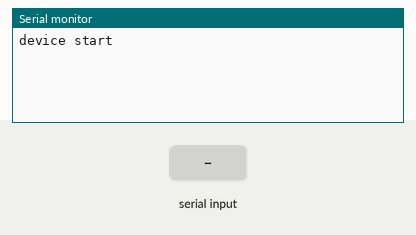
This sketch was run on a simulated Arduino Mega 2560, built with avr-gcc and run on an emulated ATmega2560. Parts: the last lines printed to the serial monitor. The test bench sets the inputs (shaded band).

Above: at 1.2 s.
1.3 s: "1\n" received over the second serial link
At 1.7 s:
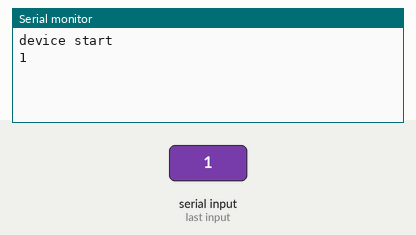
2.8 s: "0\n" received over the second serial link
At 4.1 s:
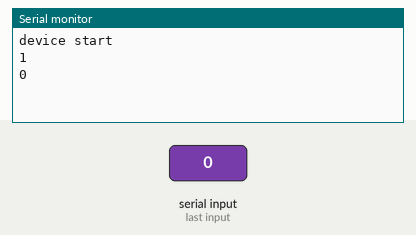

The sketch:

_____arduino_code.ino
```cpp
#define RootPowerEnablePin A1


void setup() {
pinMode(RootPowerEnablePin, OUTPUT);
digitalWrite(RootPowerEnablePin, HIGH);
Serial.begin(115200);
Serial1.begin(115200);

while(!Serial){

}

Serial.print("device start\n");


}


void loop() {


        if (Serial.available() > 0) {

                //incomingByte = Serial.read();


                //Serial.write(incomingByte);
                String cmd;
                cmd = Serial.readString();

                //Serial1.print(Serial.readString());
                //Serial.print(cmd);
                //Serial.println(cmd.length());
                Serial1.print(cmd + '\r');

        //delay(1000);
        }


        if (Serial1.available() > 0) {
                char a=Serial1.read();
                Serial.print(a);
        }

}
```

DS1.cpp
```cpp
#include "DS1.h"

//public
DS1::DS1()
{

}


void DS1::InitRFModule(RFType type)
{
	this->currentRfType = type;
	int cmdIndex = 0;
	char *cmd[] = { "LoraSystemMode inNormal\r","LoraMode SLAVE\r","LoraMode MASTER\r" };

	switch (type)
	{
	case RFType_LoRaLan_Slave:


		Serial.begin(9600);
		Serial1.begin(9600);

		Serial.print("LoraSystemMode inNormal");

		while (!SendAtCommand(cmd[cmdIndex])) { delay(1000); }


		Serial.print("LoraSystemMode Slave");
		cmdIndex = 1;

		while (!SendAtCommand(cmd[cmdIndex])) { delay(1000); }


		break;
	case RFType_LoRaLan_Master:


		Serial.begin(9600);
		Serial1.begin(9600);

		Serial.print("LoraSystemMode inNormal");

		while (!SendAtCommand(cmd[cmdIndex])) { delay(1000); }


		Serial.print("LoraSystemMode Master");
		cmdIndex = 2;

		while (!SendAtCommand(cmd[cmdIndex])) { delay(1000); }


		break;

	}

	Serial.println("RF module init finish");

}

//Power control


void DS1::EnablePower(PowerType powerType, bool enable)
{
	int targetPin = 0;

	switch (powerType)
	{
	case AllPower:

		break;
	case RootPower:
		targetPin = RootPowerEnablePin;
		break;
	case AnalogPower:
		targetPin = AnalogPowerEnablePin;
		break;
	case I2CPower:
		targetPin = I2CPowerEnablePin;
		break;
	case DigtialPower:
		targetPin = DigitalPowerEnablePin;
		break;
	}

	if (powerType== AllPower)
	{
		Serial.println("All power enable");
		pinMode(RootPowerEnablePin, OUTPUT);
		digitalWrite(RootPowerEnablePin, enable);
		pinMode(AnalogPowerEnablePin, OUTPUT);
		digitalWrite(AnalogPowerEnablePin, enable);
		pinMode(I2CPowerEnablePin, OUTPUT);
		digitalWrite(I2CPowerEnablePin, enable);
		pinMode(DigitalPowerEnablePin, OUTPUT);
		digitalWrite(DigitalPowerEnablePin, enable);
	}
	else
	{
		pinMode(targetPin, OUTPUT);
		digitalWrite(targetPin, enable);
	}

}


//LoRa
void DS1::SendDataToMaster(char *buffer,int dataLength)
{
	//int sendLength=0;
	//char codeBuffer[MAX_PACKAGE_SIZE]={0};
	//sendLength=Base64encode(codeBuffer, buffer, dataLength);
	switch (this->currentRfType)
	{
	case RFType_LoRaLan_Slave:
		Serial1.write(cmdSendData, strlen(cmdSendData));
		Serial1.write(' ');
		Serial1.write(buffer, dataLength);
		Serial1.write(endSymbol);

		this->resetRecv();
		break;
	}


}

void DS1::GetSelfLoraAddress(char *buffer,int bufferLength)
{
	char *cmd="LoraGetMyAddr";

	memset(buffer,0,bufferLength);

	Serial1.write(cmd,strlen(cmd));
	Serial1.write(endSymbol);
	readDataFromSerial(buffer,100);
}

bool DS1::SendAtCommand(char *cmd)
{
	bool succeed = 0;
	int recvLen = 0;
	const int maxBufSize = 20;
	char recvBuf[maxBufSize] = { 0 };

	Serial1.write(cmd, strlen(cmd));
	memset(recvBuf, 0, maxBufSize);
	recvLen = this->readDataFromSerial(recvBuf, 100);
	if (recvLen == 2 && strcmp("OK", recvBuf) == 0)
	{
		succeed = 1;
		Serial.println("[OK]");
	}
	else
	{
		succeed = 0;
		Serial.println("[Failed]");
	}
	return succeed;
}

bool DS1::JoinNode(char *address)
{
	bool isSucceed = 0;
	char *cmd = "LoraJoinNode ";
	char cmdEndSymbol = '\r';
	int recvLen = 0;
	const int maxBufSize = 20;
	char recvBuf[maxBufSize] = { 0 };

	Serial.print("Add node:[");
	Serial.print(address);
	Serial.println("]");

	for (int i = 0; i <1; i++)
	{
		Serial1.write(cmd, strlen(cmd));
		Serial1.write(address, strlen(address));
		Serial1.write(cmdEndSymbol);

		recvLen = this->readDataFromSerial(recvBuf, 100);
		if (recvLen == 2 && strcmp("OK", recvBuf) == 0)
		{
			Serial.println("Command OK!");
		}

		//recvLen = this->readDataFromSerial(recvBuf, this->loraResponseWaitTimeout);
		recvLen = this->readDataFromSerial(recvBuf, 100);
		if (recvLen == 6 && strcmp("JoinOK", recvBuf) == 0)
		{
			Serial.print(address);
			Serial.println(" Join OK!");
			//cout << "Ready to send data to[" << address << "]" << endl;
			isSucceed = 1;
			break;
		}
	}

	return isSucceed;
}


//MQTT
void DS1::Publish(byte *sendPayload, int len, byte topicId)
{
	this->sendBuffer[0] = (byte)len + MQTT_HEADER_SIZE;
	this->sendBuffer[1] = (byte)PublishType;
	this->sendBuffer[2] = topicId; //topic id
	for (int i = 0; i<len; i++)
	{
		this->sendBuffer[i + MQTT_HEADER_SIZE] = sendPayload[i];
	}
	this->SendDataToMaster(this->sendBuffer, len + MQTT_HEADER_SIZE);
}

void DS1::MultiPublish(int publishCount, byte **sendPayload, int *len, byte *topicId)
{
	int index = 0;
	for (int i = 0; i<publishCount; i++)
	{
		this->sendBuffer[index++] = (byte)len[i] + MQTT_HEADER_SIZE;
		this->sendBuffer[index++] = (byte)PublishType;
		this->sendBuffer[index++] = topicId[i]; //topic id
		for (int j = 0; j<len[i]; j++)
		{
			this->sendBuffer[index++] = sendPayload[i][j];
			Serial.print(this->sendBuffer[index - 1]);
			Serial.print(" ");
		}
	}
	Serial.println();
	this->SendDataToMaster(this->sendBuffer, index);
}


//private


int DS1::readDataFromSerial(char *buffer,unsigned long timeout)
{
	int n = 0;
	int index = 0;
	unsigned long startTime = millis();

	while((millis() - startTime) < timeout)
	{
		n = Serial1.available();
		if (n > 0)
		{
			for (int i = 0; i < n; i++)
			{

				buffer[index] = Serial1.read();
				//Serial.print(buffer[index]);
				index++;
			}
		}
	}

	return index;
}

void DS1::resetRecv()
{
	int len = 0, i = 0;
	char tempByte;

	delay(100);
	len = Serial1.available();
	if (len>0)
	{
		for (i = 0; i < len; i++)
		{
			tempByte = Serial1.read();
			//Serial.write(tempByte);
		}
	}
}
```

DS1.h
```cpp
#ifndef LoRaBee_H_INCLUDED
#define LoRaBee_H_INCLUDED
#include <Arduino.h>


#define LoRa_MAX_BUFFER_SIZE 33

#define MQTT_HEADER_SIZE 3
#define PublishType 0x10

#define RootPowerEnablePin A1
#define AnalogPowerEnablePin 4
#define I2CPowerEnablePin 5
#define DigitalPowerEnablePin 18
#define RelayPin 21
#define AnalogPin 8
#define DigitalPin 10

class DS1
{
public:
	enum RFType
	{
		RFType_Unknown,
		RFType_LoRaLan_Slave,
		RFType_LoRaLan_Master
	};

	enum PowerType
	{
		AllPower,
		RootPower,
		AnalogPower,
		I2CPower,
		DigtialPower,
	};

	DS1();

	void InitRFModule(RFType type);

	void EnablePower(PowerType powerType, bool enable);

	void SendDataToMaster(char *buffer,int dataLength);

	void GetSelfLoraAddress(char *buffer,int bufferLength);

	bool DS1::JoinNode(char *nodeAddress);

	void Publish(byte *sendPayload, int len, byte topicId);

	void MultiPublish(int publishCount, byte **sendPayload, int *len, byte *topicId);

private:
	byte sendBuffer[LoRa_MAX_BUFFER_SIZE] = { 0 };//
	char *cmdSendData="LoraNodeData";
	char *cmdGetAddress="LoraGetMyAddr";
	char endSymbol='\r';

	RFType currentRfType = RFType_Unknown;

	bool SendAtCommand(char *cmd);
	int readDataFromSerial(char *buffer,unsigned long timeout);
	void resetRecv();


};


#endif
```

Measured:
- after the input at 1.3 s, the serial monitor: prints a new line at once (image 1)
- after the input at 2.8 s, the serial monitor: prints a new line at once (image 2)
